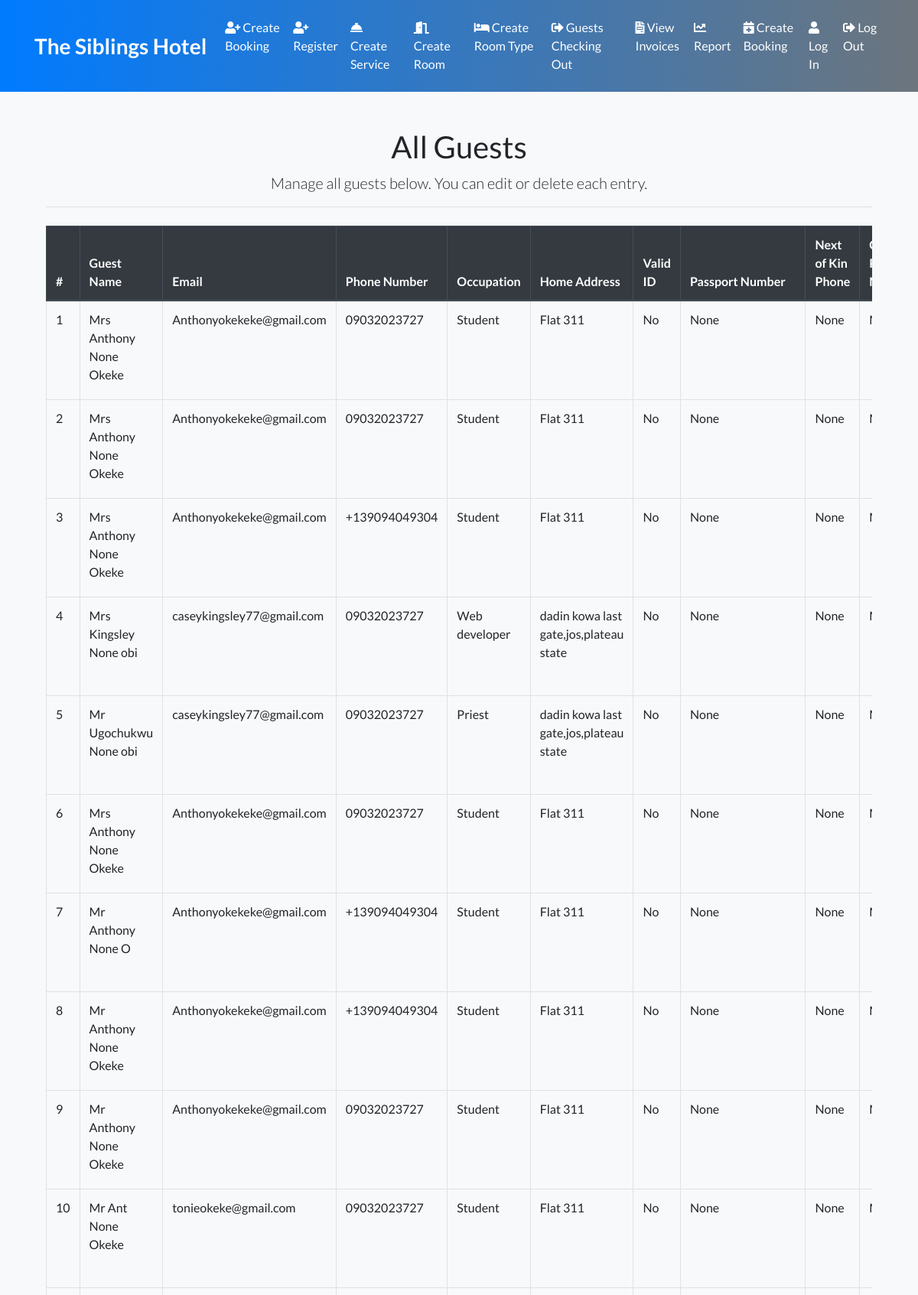
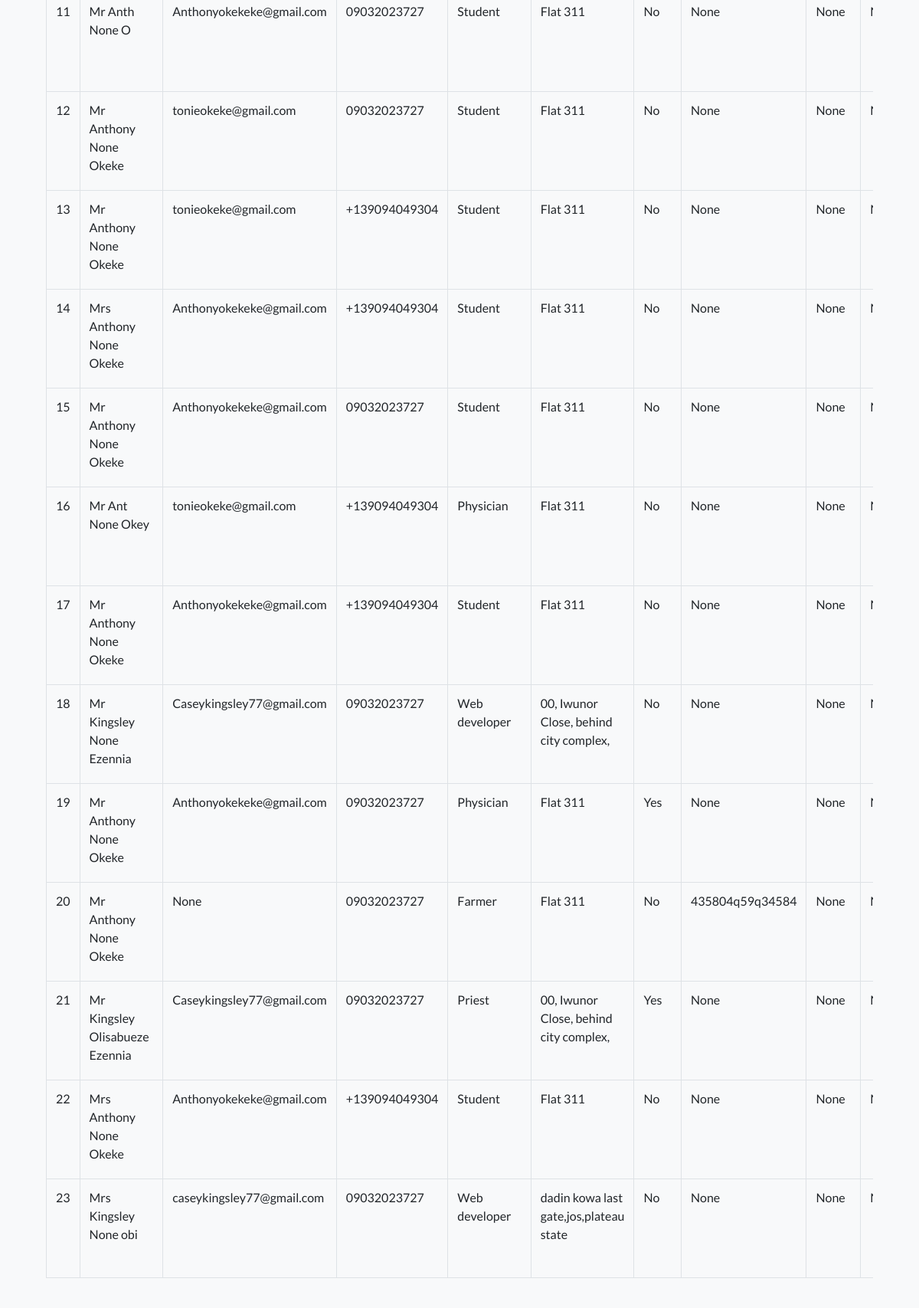
The page /admin-dashboard/guests/ (signed in, upper part) on the database its author committed (2 pictures, top to bottom).
### hotel/models.py (models this page shows, shortened)
class Guest(models.Model):
    title = models.CharField(max_length=10, choices=[('Mr', 'Mr', ), ('Mrs', 'Mrs'), ('Miss', 'Miss')], blank=True, null=True)
    first_name = models.CharField(max_length=100)
    middle_name = models.CharField(max_length=100, blank=True, null=True)  # New field for middle name
    last_name = models.CharField(max_length=100)
    email = models.CharField(max_length=255, blank=True, null=True)  # Change to CharField to allow plain text
    phone_number = models.CharField(max_length=15)
    home_address = models.CharField(max_length=500)
    occupation = models.CharField(max_length=500)
    valid_id = models.BooleanField(default=False, blank=True, null=True)  # New boolean field for ID verification
    passport_number = models.CharField(max_length=50, blank=True, null=True)  # New field for passport number if the guest is a foreigner
    next_of_kin_phone_number = models.CharField(max_length=15, blank=True, null=True)  # New field for next of kin phone number
    car_plate_number = models.CharField(max_length=50, blank=True, null=True)  # New field for car plate number

### hotel/views.py (the view)
# urls.py: path('admin-dashboard/guests/', views.admin_guest_list, name='admin_guest_list'),
@login_required
@admin_required
def admin_guest_list(request):
    guests = Guest.objects.all()
    return render(request, 'hotel/guest_list.html', {'guests': guests})

### hotel/views.py (called while the page is built)
def is_admin_user(user):
    return user.is_superuser

### hotel/templates/hotel/guest_list.html (shortened to what this page needs)
{% extends 'hotel/base.html' %}
{% block content %}
<div class="container my-5">
    <h1 class="text-center">All Guests</h1>
    <p class="lead text-center">Manage all guests below. You can edit or delete each entry.</p>
    <hr class="mb-4">
    <div class="table-responsive">
        <table class="table table-hover table-bordered">
            <thead class="thead-dark">
                <tr>
                    <th>#</th>
                    <th>Guest Name</th>
                    <th>Email</th>
                    <th>Phone Number</th>
                    <th>Occupation</th>
                    <th>Home Address</th>
                    <th>Valid ID</th>
                    <th>Passport Number</th>
                    <th>Next of Kin Phone</th>
                    <th>Car Plate Number</th>
                </tr>
            </thead>
            <tbody>
                {% for guest in guests %}
                <tr>
                    <td>{{ forloop.counter }}</td>
                    <td>{{ guest.title }} {{ guest.first_name }} {{ guest.middle_name }} {{ guest.last_name }}</td>
                    <td>{{ guest.email }}</td>
                    <td>{{ guest.phone_number }}</td>
                    <td>{{ guest.occupation }}</td>
                    <td>{{ guest.home_address }}</td>
                    <td>{{ guest.valid_id|yesno:"Yes,No" }}</td>
                    <td>{{ guest.passport_number }}</td>
                    <td>{{ guest.next_of_kin_phone_number }}</td>
                    <td>{{ guest.car_plate_number }}</td>
                </tr>
                {% endfor %}
            </tbody>
        </table>
    </div>
</div>
{% endblock %}

### hotel/templates/hotel/base.html (style rules this page uses)
body, html { font-family: 'Lato', sans-serif; background-color: #f8f9fa; }

### rows shown on the page
Guest: title "Mrs", first_name "Anthony", middle_name "None", last_name "Okeke", email "Anthonyokekeke@gmail.com", phone_number "09032023727", occupation "Student", home_address "Flat 311", valid_id "No", passport_number "None", next_of_kin_phone_number "None"
Guest: title "Mrs", first_name "Anthony", middle_name "None", last_name "Okeke", email "Anthonyokekeke@gmail.com", phone_number "09032023727", occupation "Student", home_address "Flat 311", valid_id "No", passport_number "None", next_of_kin_phone_number "None"
Guest: title "Mrs", first_name "Anthony", middle_name "None", last_name "Okeke", email "Anthonyokekeke@gmail.com", phone_number "+139094049304", occupation "Student", home_address "Flat 311", valid_id "No", passport_number "None", next_of_kin_phone_number "None"
Guest: title "Mrs", first_name "Kingsley", middle_name "None", last_name "obi", email "caseykingsley77@gmail.com", phone_number "09032023727", occupation "Web developer", home_address "dadin kowa last gate,jos,plateau state", valid_id "No", passport_number "None", next_of_kin_phone_number "None"
Guest: title "Mr", first_name "Ugochukwu", middle_name "None", last_name "obi", email "caseykingsley77@gmail.com", phone_number "09032023727", occupation "Priest", home_address "dadin kowa last gate,jos,plateau state", valid_id "No", passport_number "None", next_of_kin_phone_number "None"
Guest: title "Mrs", first_name "Anthony", middle_name "None", last_name "Okeke", email "Anthonyokekeke@gmail.com", phone_number "09032023727", occupation "Student", home_address "Flat 311", valid_id "No", passport_number "None", next_of_kin_phone_number "None"
Guest: title "Mr", first_name "Anthony", middle_name "None", last_name "O", email "Anthonyokekeke@gmail.com", phone_number "+139094049304", occupation "Student", home_address "Flat 311", valid_id "No", passport_number "None", next_of_kin_phone_number "None"
Guest: title "Mr", first_name "Anthony", middle_name "None", last_name "Okeke", email "Anthonyokekeke@gmail.com", phone_number "+139094049304", occupation "Student", home_address "Flat 311", valid_id "No", passport_number "None", next_of_kin_phone_number "None"
Guest: title "Mr", first_name "Anthony", middle_name "None", last_name "Okeke", email "Anthonyokekeke@gmail.com", phone_number "09032023727", occupation "Student", home_address "Flat 311", valid_id "No", passport_number "None", next_of_kin_phone_number "None"
Guest: title "Mr", first_name "Ant", middle_name "None", last_name "Okeke", email "tonieokeke@gmail.com", phone_number "09032023727", occupation "Student", home_address "Flat 311", valid_id "No", passport_number "None", next_of_kin_phone_number "None"
Guest: title "Mr", first_name "Anth", middle_name "None", last_name "O", email "Anthonyokekeke@gmail.com", phone_number "09032023727", occupation "Student", home_address "Flat 311", valid_id "No", passport_number "None", next_of_kin_phone_number "None"
Guest: title "Mr", first_name "Anthony", middle_name "None", last_name "Okeke", email "tonieokeke@gmail.com", phone_number "09032023727", occupation "Student", home_address "Flat 311", valid_id "No", passport_number "None", next_of_kin_phone_number "None"
Guest: title "Mr", first_name "Anthony", middle_name "None", last_name "Okeke", email "tonieokeke@gmail.com", phone_number "+139094049304", occupation "Student", home_address "Flat 311", valid_id "No", passport_number "None", next_of_kin_phone_number "None"
Guest: title "Mrs", first_name "Anthony", middle_name "None", last_name "Okeke", email "Anthonyokekeke@gmail.com", phone_number "+139094049304", occupation "Student", home_address "Flat 311", valid_id "No", passport_number "None", next_of_kin_phone_number "None"
Guest: title "Mr", first_name "Anthony", middle_name "None", last_name "Okeke", email "Anthonyokekeke@gmail.com", phone_number "09032023727", occupation "Student", home_address "Flat 311", valid_id "No", passport_number "None", next_of_kin_phone_number "None"
Guest: title "Mr", first_name "Ant", middle_name "None", last_name "Okey", email "tonieokeke@gmail.com", phone_number "+139094049304", occupation "Physician", home_address "Flat 311", valid_id "No", passport_number "None", next_of_kin_phone_number "None"
Guest: title "Mr", first_name "Anthony", middle_name "None", last_name "Okeke", email "Anthonyokekeke@gmail.com", phone_number "+139094049304", occupation "Student", home_address "Flat 311", valid_id "No", passport_number "None", next_of_kin_phone_number "None"
Guest: title "Mr", first_name "Kingsley", middle_name "None", last_name "Ezennia", email "Caseykingsley77@gmail.com", phone_number "09032023727", occupation "Web developer", home_address "00, Iwunor Close, behind city complex,", valid_id "No", passport_number "None", next_of_kin_phone_number "None"
Guest: title "Mr", first_name "Anthony", middle_name "None", last_name "Okeke", email "Anthonyokekeke@gmail.com", phone_number "09032023727", occupation "Physician", home_address "Flat 311", valid_id "Yes", passport_number "None", next_of_kin_phone_number "None"
Guest: title "Mr", first_name "Anthony", middle_name "None", last_name "Okeke", email "None", phone_number "09032023727", occupation "Farmer", home_address "Flat 311", valid_id "No", passport_number "435804q59q34584", next_of_kin_phone_number "None"
Guest: title "Mr", first_name "Kingsley", middle_name "Olisabueze", last_name "Ezennia", email "Caseykingsley77@gmail.com", phone_number "09032023727", occupation "Priest", home_address "00, Iwunor Close, behind city complex,", valid_id "Yes", passport_number "None", next_of_kin_phone_number "None"
Guest: title "Mrs", first_name "Anthony", middle_name "None", last_name "Okeke", email "Anthonyokekeke@gmail.com", phone_number "+139094049304", occupation "Student", home_address "Flat 311", valid_id "No", passport_number "None", next_of_kin_phone_number "None"
Guest: title "Mrs", first_name "Kingsley", middle_name "None", last_name "obi", email "caseykingsley77@gmail.com", phone_number "09032023727", occupation "Web developer", home_address "dadin kowa last gate,jos,plateau state", valid_id "No", passport_number "None", next_of_kin_phone_number "None"
